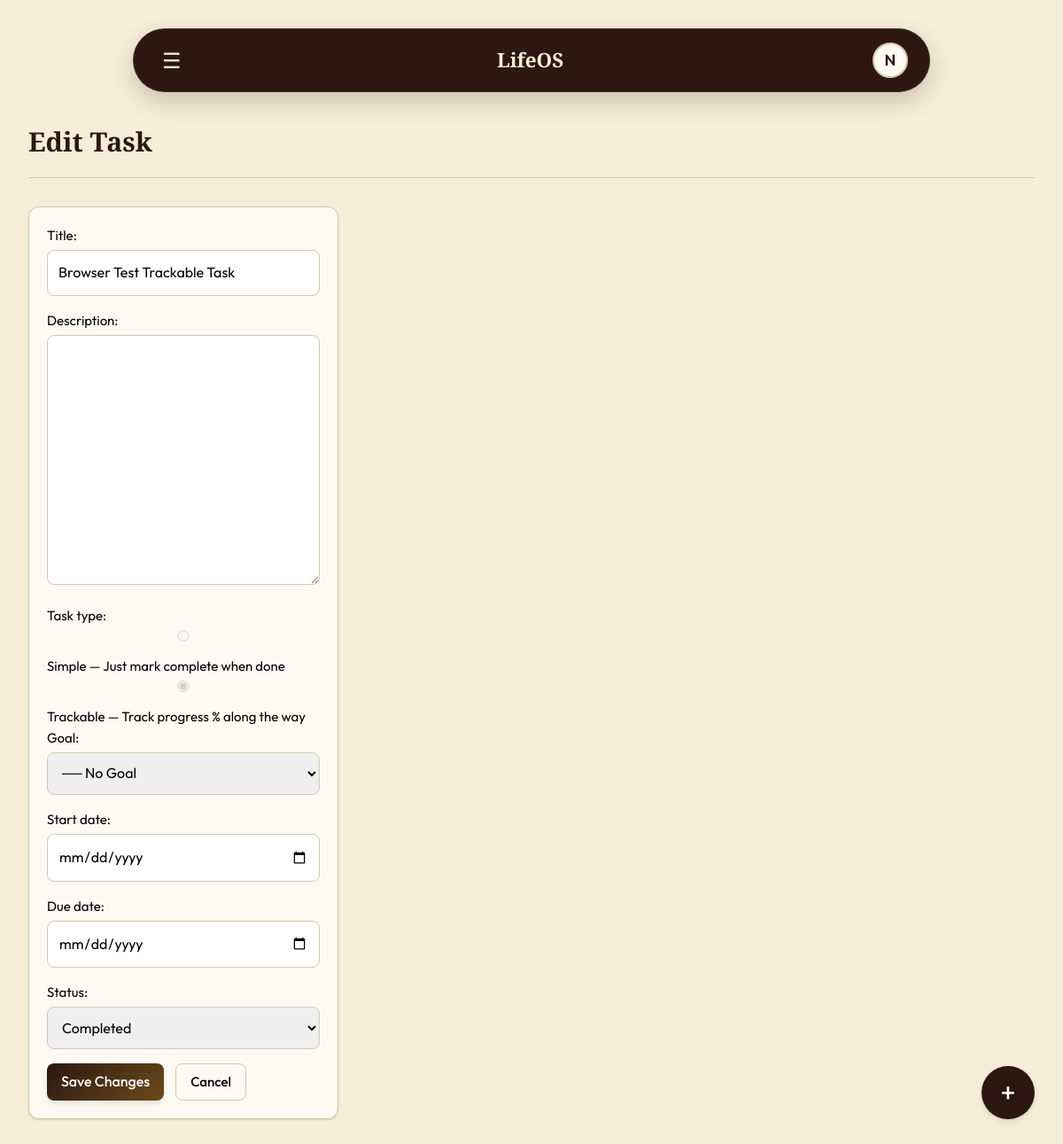
Screenshot of /tasks/149/edit/ (signed in) with the database file from the repository.
### lifeos_app/models.py (models this page shows, shortened)
class Task(models.Model):
    TASK_TYPE_CHOICES = [
        ('simple', 'Simple'),
        ('trackable', 'Trackable'),
    ]
    STATUS_CHOICES = [
        ('Pending', 'Pending'),
        ('Completed', 'Completed'),
    ]
    user = models.ForeignKey(
        User,
        on_delete=models.CASCADE
    )
    title = models.CharField(max_length=200)
    description = models.TextField(
        blank=True,
        null=True
    )
    status = models.CharField(
        max_length=20,
        choices=STATUS_CHOICES,
        default='Pending'
    )
    task_type = models.CharField(
        max_length=20,
        choices=TASK_TYPE_CHOICES,
        default='simple'
    )
    progress = models.IntegerField(
        default=0
    )
    goal = models.ForeignKey(
        'Goal',
        on_delete=models.SET_NULL,
        null=True,
        blank=True,
        related_name='tasks'
    )
    start_date = models.DateField(
        null=True,
        blank=True
    )
    due_date = models.DateField(
        null=True,
        blank=True
    )
    created_at = models.DateTimeField(
        auto_now_add=True
    )

class Goal(models.Model):
    GOAL_TYPE_CHOICES = [
        ('task_based', 'Task Based'),
        ('habit_based', 'Habit Based'),
    ]
    STATUS_CHOICES = [
        ('Active', 'Active'),
        ('Completed', 'Completed'),
    ]
    user = models.ForeignKey(
        User,
        on_delete=models.CASCADE
    )
    title = models.CharField(max_length=200)
    description = models.TextField(
        blank=True,
        null=True
    )
    goal_type = models.CharField(
        max_length=20,
        choices=GOAL_TYPE_CHOICES,
        default='task_based'
    )
    target_days = models.IntegerField(
        null=True,
        blank=True,
        help_text='Only for Habit Based goals'
    )
    status = models.CharField(
        max_length=20,
        choices=STATUS_CHOICES,
        default='Active'
    )
    created_at = models.DateTimeField(
        auto_now_add=True
    )
    completed_at = models.DateTimeField(
        null=True,
        blank=True
    )
    def __str__(self):
        return self.title

### lifeos_app/views.py (the view)
# urls.py: path('tasks/<int:task_id>/edit/', views.edit_task, name='edit_task'),
@login_required
def edit_task(request, task_id):
    task = get_object_or_404(Task, id=task_id, user=request.user)
    if request.method == 'POST':
        form = TaskForm(request.POST, instance=task)
        if form.is_valid():
            form.save()
            return redirect('tasks_list')
    else:
        form = TaskForm(instance=task)
    return render(request, 'edit_task.html', {'form': form, 'task': task})

### lifeos_app/context_processors.py (called while the page is built)
def overdue_tasks_count(request):
    if request.user.is_authenticated:
        today = datetime.date.today()
        count = Task.objects.filter(
            user=request.user,
            status='Pending',
            due_date__lt=today
        ).count()
        return {'overdue_count': count}
    return {'overdue_count': 0}

### templates/edit_task.html (shortened to what this page needs)
{% extends 'base.html' %}
{% block content %}
<div class="page-header">
    <h1>Edit Task</h1>
</div>
<div class="layout-grid">
    <div class="form-section card">
        <form method="post">
            {{ form.as_p }}
            <button type="submit" class="btn btn-primary">Save Changes</button>
            <a href="{% url 'tasks_list' %}" class="btn btn-secondary" style="margin-left: 10px;">Cancel</a>
        </form>
    </div>
</div>
{% endblock %}

### templates/base.html (shortened to what this page needs)
{% load static %}
<!DOCTYPE html>
<html lang="en">
<head>
    <link rel="stylesheet" href="{% static 'css/style.css' %}?v=10">
</head>
<body class="{% block body_class %}{% endblock %}">
    <div class="app-container">
        <main class="main-content">
            {% if user.is_authenticated %}
            <header class="top-nav">
                <div class="top-nav-left">
                    <button id="sidebarToggle" class="nav-icon-btn" aria-label="Toggle Sidebar"
                        style="font-size: 1.5rem; background:none; border:none; cursor:pointer; color:var(--color-bg);">☰</button>
                </div>
                <div class="top-nav-center" style="flex-grow: 1; text-align: center;">
                    <h2 style="margin: 0; font-family: 'Playfair Display', serif; color: var(--color-bg);">LifeOS</h2>
                </div>
                <div class="top-nav-right">
                    <div class="profile-menu-container">
                        <button class="avatar-btn" id="avatarBtn" aria-label="Profile Menu">
                            <span class="avatar-initial">{{ user.username.0|upper }}</span>
                        </button>
                    </div>
                </div>
            </header>
            {% endif %}
            <div class="content-wrapper">
                {% block content %}
                {% endblock %}
            </div>
        </main>
    </div>
    {% if user.is_authenticated and not is_admin_dashboard %}
    <button id="fabBtn" class="fab-btn">+</button>
    {% endif %}
</body>
</html>

### rows the page displays
Task: title "Browser Test Trackable Task", task_type "☐ Simple — Just mark complete wh ☑ Trackable — Track progress % a", goal "── No Goal", status "Completed"

### other values shown
{{ user.username.0|upper }} "N"
